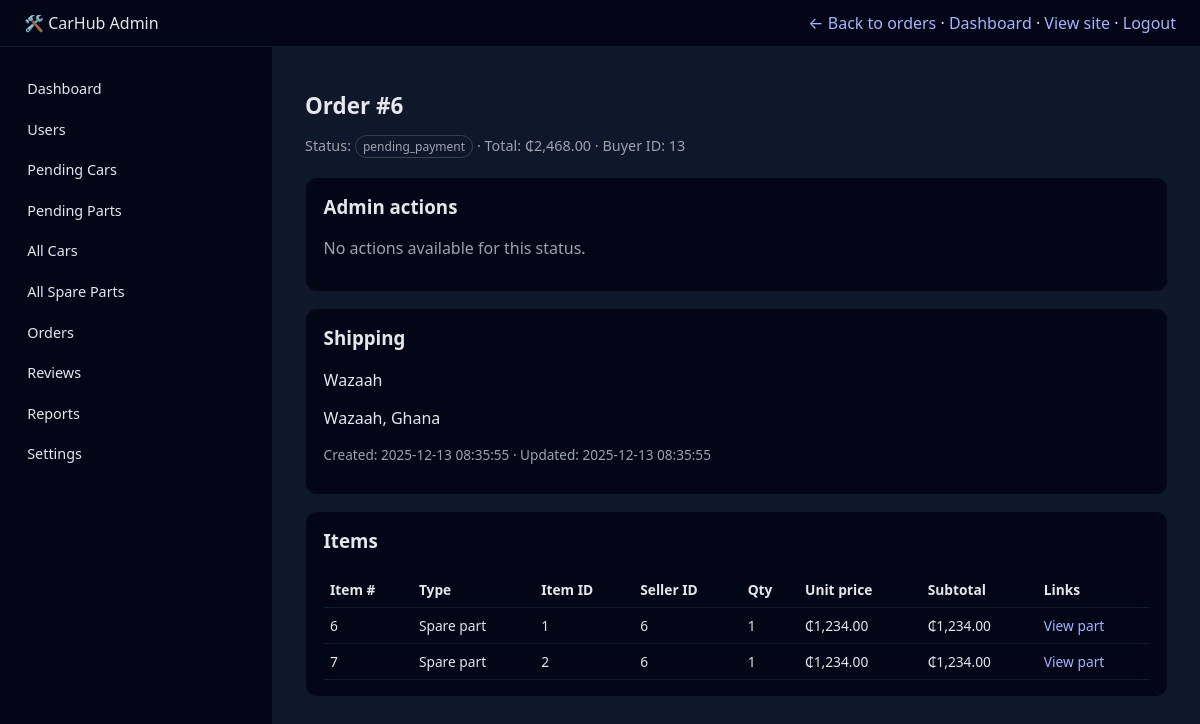
Page /order-view.php?id=6 (signed in) on the committed database.
### tables this page shows
CREATE TABLE IF NOT EXISTS `orders` (
  `order_id` int NOT NULL AUTO_INCREMENT,
  `buyer_id` int NOT NULL,
  `total_amount` decimal(10,2) NOT NULL,
  `order_status` enum('pending_payment','paid','pending','processing','shipped','delivered','cancelled','refunded') NOT NULL DEFAULT 'pending_payment',
  `shipping_address` text,
  `shipping_city` varchar(100) DEFAULT NULL,
  `shipping_country` varchar(100) DEFAULT NULL,
  `created_at` timestamp NOT NULL DEFAULT CURRENT_TIMESTAMP,
  `updated_at` timestamp NOT NULL DEFAULT CURRENT_TIMESTAMP ON UPDATE CURRENT_TIMESTAMP,
  PRIMARY KEY (`order_id`),
  KEY `idx_order_buyer` (`buyer_id`),
  KEY `idx_order_status` (`order_status`),
  KEY `idx_order_date` (`created_at`)
);

CREATE TABLE IF NOT EXISTS `order_items` (
  `order_item_id` int NOT NULL AUTO_INCREMENT,
  `order_id` int NOT NULL,
  `seller_id` int NOT NULL,
  `item_type` enum('car','spare_part') NOT NULL,
  `item_id` int NOT NULL,
  `quantity` int DEFAULT '1',
  `price` decimal(10,2) NOT NULL,
  `subtotal` decimal(10,2) NOT NULL,
  PRIMARY KEY (`order_item_id`),
  KEY `idx_order_item` (`order_id`),
  KEY `idx_order_seller` (`seller_id`),
  KEY `idx_item_reference` (`item_type`,`item_id`)
);

### auth.php (called while the page is built, shortened)
<?php
function h($v) {
    return htmlspecialchars($v ?? '', ENT_QUOTES, 'UTF-8');
}

### order-view.php (the view, shortened to what this page needs)
<?php
require_once 'auth.php';
$orderId = isset($_GET['id']) ? (int)$_GET['id'] : 0;
$stmt = $db->prepare("
    SELECT order_id, buyer_id, total_amount, order_status,
           shipping_address, shipping_city, shipping_country,
           created_at, updated_at
    FROM orders
    WHERE order_id = :id
    LIMIT 1
");
$stmt->execute([':id' => $orderId]);
$order = $stmt->fetch(PDO::FETCH_ASSOC);
$stmt = $db->prepare("
    SELECT order_item_id, seller_id, item_type, item_id, quantity, price, subtotal
    FROM order_items
    WHERE order_id = :id
    ORDER BY order_item_id ASC
");
$stmt->execute([':id' => $orderId]);
$items = $stmt->fetchAll(PDO::FETCH_ASSOC);
$currentStatus = $order['order_status'];
$nextOptions = [];
if ($currentStatus === 'pending') {
    $nextOptions = ['processing','cancelled'];
} elseif ($currentStatus === 'processing') {
    $nextOptions = ['shipped','cancelled'];
} elseif ($currentStatus === 'shipped') {
    $nextOptions = ['delivered'];
} elseif ($currentStatus === 'delivered') {
    $nextOptions = [];
} else {
    $nextOptions = [];
}
?>
<!DOCTYPE html>
<html lang="en">
<head>
</head>
<body>
<header class="topbar">
    <div>🛠️ CarHub Admin</div>
    <div>
        <a href="orders.php">← Back to orders</a> ·
        <a href="dashboard.php">Dashboard</a> ·
        <a href="../index.php">View site</a> ·
        <a href="../logout.php">Logout</a>
    </div>
</header>
<div class="layout">
    <aside class="sidebar">
        <ul>
            <li><a href="dashboard.php">Dashboard</a></li>
            <li><a href="users.php">Users</a></li>
            <li><a href="cars-pending.php">Pending Cars</a></li>
            <li><a href="parts-pending.php">Pending Parts</a></li>
            <li><a href="cars.php">All Cars</a></li>
            <li><a href="parts.php">All Spare Parts</a></li>
            <li><a href="orders.php">Orders</a></li>
            <li><a href="reviews.php">Reviews</a></li>
            <li><a href="reports.php">Reports</a></li>
            <li><a href="settings.php">Settings</a></li>
        </ul>
    </aside>
    <main class="main">
        <h1 class="page-title">Order #<?php echo (int)$order['order_id']; ?></h1>
        <p class="page-subtitle">
            Status: <span class="badge"><?php echo h($order['order_status']); ?></span> ·
            Total: ₵<?php echo number_format((float)$order['total_amount'], 2); ?> ·
            Buyer ID: <?php echo (int)$order['buyer_id']; ?>
        </p>
        <section class="card">
            <h3 style="margin-top:0;">Admin actions</h3>
            <?php if (!empty($nextOptions)): ?>
                <form method="post" class="row">
                    <label class="badge">Update status</label>
                    <select name="new_status">
                        <?php foreach ($nextOptions as $st): ?>
                            <option value="<?php echo h($st); ?>"><?php echo ucfirst($st); ?></option>
                        <?php endforeach; ?>
                    </select>
                    <button class="btn btn-primary" type="submit">Save</button>
                </form>
                <p style="color:#9ca3af;margin-top:0.6rem;font-size:0.85rem;">
                    Tip: Only mark <strong>delivered</strong> after seller ships and buyer receives.
                </p>
            <?php else: ?>
                <p style="color:#9ca3af;">No actions available for this status.</p>
            <?php endif; ?>
        </section>
        <section class="card">
            <h3 style="margin-top:0;">Shipping</h3>
            <p><?php echo nl2br(h($order['shipping_address'])); ?></p>
            <p><?php echo h($order['shipping_city']); ?>, <?php echo h($order['shipping_country']); ?></p>
            <p style="color:#9ca3af;font-size:0.85rem;">
                Created: <?php echo h($order['created_at']); ?> · Updated: <?php echo h($order['updated_at']); ?>
            </p>
        </section>
        <section class="card">
            <h3 style="margin-top:0;">Items</h3>
            <?php if (empty($items)): ?>
                <p style="color:#9ca3af;">No items for this order.</p>
            <?php else: ?>
                <table>
                    <thead>
                    <tr>
                        <th>Item #</th>
                        <th>Type</th>
                        <th>Item ID</th>
                        <th>Seller ID</th>
                        <th>Qty</th>
                        <th>Unit price</th>
                        <th>Subtotal</th>
                        <th>Links</th>
                    </tr>
                    </thead>
                    <tbody>
                    <?php foreach ($items as $it): ?>
                        <tr>
                            <td><?php echo (int)$it['order_item_id']; ?></td>
                            <td><?php echo $it['item_type'] === 'car' ? 'Car' : 'Spare part'; ?></td>
                            <td><?php echo (int)$it['item_id']; ?></td>
                            <td><?php echo (int)$it['seller_id']; ?></td>
                            <td><?php echo (int)$it['quantity']; ?></td>
                            <td>₵<?php echo number_format((float)$it['price'], 2); ?></td>
                            <td>₵<?php echo number_format((float)$it['subtotal'], 2); ?></td>
                            <td>
                                <?php if ($it['item_type'] === 'car'): ?>
                                    <a href="../car-details.php?id=<?php echo (int)$it['item_id']; ?>">View car</a>
                                <?php else: ?>
                                    <a href="../spare-part-details.php?id=<?php echo (int)$it['item_id']; ?>">View part</a>
                                <?php endif; ?>
                            </td>
                        </tr>
                    <?php endforeach; ?>
                    </tbody>
                </table>
            <?php endif; ?>
        </section>
    </main>
</div>
</body>
</html>

### order-view.php (style rules this page uses)
body { margin:0;font-family:system-ui,-apple-system,"Segoe UI",sans-serif;background:#0f172a;color:#e5e7eb; }
a { color:#a5b4fc;text-decoration:none; }
.topbar { display:flex;justify-content:space-between;align-items:center;padding:0.75rem 1.5rem;background:#020617;border-bottom:1px solid #111827; }
.layout { display:flex;min-height:calc(100vh - 52px); }
.sidebar { width:240px;background:#020617;border-right:1px solid #111827;padding:1.5rem 1rem;font-size:0.9rem; }
.sidebar ul { list-style:none;padding:0;margin:0; }
.sidebar li { margin-bottom:0.35rem; }
.sidebar a { display:block;padding:0.5rem 0.7rem;border-radius:0.5rem;color:#e5e7eb; }
.main { flex:1;padding:1.75rem 2rem; }
.page-title { font-size:1.4rem;margin-bottom:0.25rem; }
.page-subtitle { font-size:0.9rem;color:#9ca3af;margin-bottom:1.2rem; }
.card { background:#020617;border-radius:0.75rem;padding:1rem 1.1rem;border:1px solid #111827;margin-bottom:1rem; }
table { width:100%;border-collapse:collapse;font-size:0.86rem; }
th,td { padding:0.5rem 0.4rem;border-bottom:1px solid #111827;text-align:left; }
.badge { display:inline-block;padding:0.1rem 0.45rem;border-radius:999px;border:1px solid #374151;font-size:0.75rem;color:#9ca3af; }

### rows in the picture
orders: order_id "6", order_status "pending_payment", total_amount "2,468.00", buyer "13", shipping_address "Wazaah", shipping_city "Wazaah", shipping_country "Ghana", created_at "2025-12-13 08:35:55", updated_at "2025-12-13 08:35:55"
order_items: order_item_id "6", item_type "Spare part", item "1", seller "6", quantity "1", price "1,234.00", subtotal "1,234.00"
order_items: order_item_id "7", item_type "Spare part", item "2", seller "6", quantity "1", price "1,234.00", subtotal "1,234.00"
